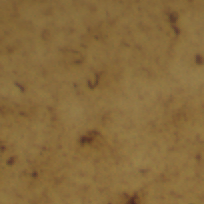
#> input picture python/UCSFSlideScan/tests/patch_0_435737.tif, 204 x 204 px
$ python seg_background.py tests/patch_0_435737.tif tests/patch_test.tif out.png   (older library calls are emulated)
#> lines starting #> are read from the running program, lines starting #| are printed output that depends on the picture; after the words box and inside, x2 and y2 are one past the last pixel; in counts of white or black regions, pixels touching at a corner belong together
#> in run_seg_background, img is the input picture: shape (204, 204, 3); mean R, G, B 135.2, 105.8, 59.8
import sys
import skimage.io as io
from skimage import color
from skimage import filters as filt
from skimage import morphology as morph
import mahotas as mht
import numpy as np
import matplotlib.pyplot as plt
from skimage import img_as_ubyte


def seg_background(img,segname, outname):
    #IMG: RGB image
    #OUTNAME: mask file full path

    #create mask
#> called with segname = 'tests/patch_test.tif', outname = 'out.png'
    lab = color.rgb2lab(img)
#> lab: shape (204, 204, 3) float64; mean of channels 0, 1, 2 46.7, 5.8, 30.1
    B = lab[...,2]
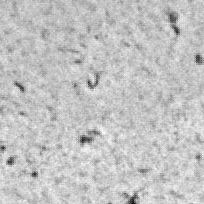
#> B: shape (204, 204) float64; min 9.77, max 36.27, mean 30.1; drawn with min black and max white
    B = np.fabs(B)
    level = filt.threshold_triangle(B)
#> level = 27.01
    mask = B>level
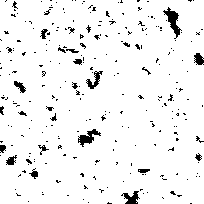
#> mask: shape (204, 204) bool; 94.6% white; 261 black regions (238 under 20 px), largest, box (x1, y1, x2, y2) and area: (163, 7, 182, 39) 217, (78, 129, 101, 147) 174, (121, 191, 140, 204) 130
    se = morph.disk(5)
    mask2 = mht.open(mask,se)
    se2 = morph.disk(3)
    mask3 = mht.erode(mask2,se2)
    mask4 = mask3*255
    io.imsave(outname,mask4.astype('ubyte'))
    print('Mask {} successfully saved.'.format(outname))

    if segname: #if segname not empty
        #segment image
        gry = color.rgb2gray(img)
        gry = img_as_ubyte(gry)
        gry[mask3 == False] = 0
        io.imsave(segname,gry)
        print('BW image {} successfully saved.'.format(segname))


def run_seg_background(imgname,segname, outname):
    img = io.imread(imgname)
    seg_background(img, segname, outname)
#> (the call stopped at in seg_background, `mask2 = mht.open(mask,se)`: mahotas is not available in this run)

def main():

    if len(sys.argv) != 4 and len(sys.argv) != 3:
        print('Usage: seg_background <rescaled histo> [<seg_img>] <mask>')
        print('Example: seg_background /AVID/AV13/AT100#440/res_10.tif /AVID/AV13/AT100#440/seg_res_10.tif /AVID/AV13/AT100#440/mask_res_10.tif')
        exit()

        #imgname = "/Volumes/SUSHI_HD/SUSHI/AVID/AV13/AT100#440/res_10.tif"
        #outname = "/Volumes/SUSHI_HD/SUSHI/AVID/AV13/AT100#440/mask_res_10.tif"

    if len(sys.argv) == 4:
        imgname = str(sys.argv[1]) #abs path to where the images are
        segname = str(sys.argv[2])
        outname = str(sys.argv[3]) #row size
    elif len(sys.argv) == 3:
        imgname = str(sys.argv[1]) #abs path to where the images are
        segname = []
        outname = str(sys.argv[2]) #row size

    # img = io.imread(imgname)
    # seg_background(img, segname, outname)
    run_seg_background(imgname, segname, outname)


if __name__ == '__main__':
    main()
